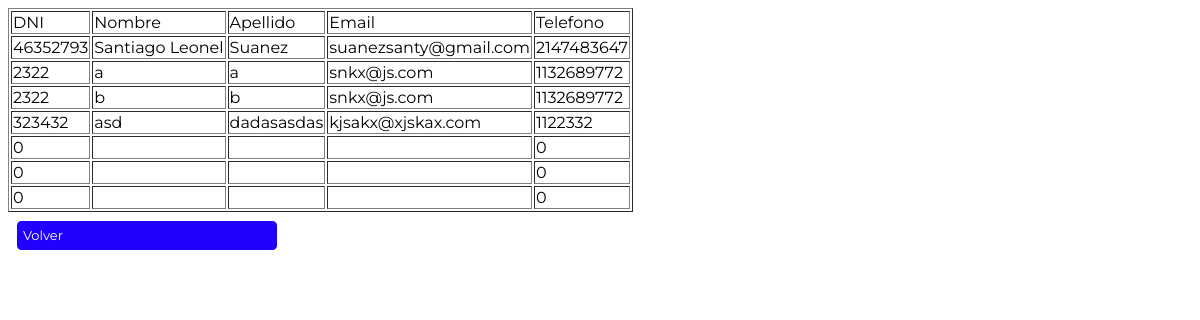
The page /pages/index-tabla-profesores.php on the database its author committed.
### tables this page shows
CREATE TABLE `profesores` (
  `idDocente` int(20) NOT NULL,
  `Nombre` text NOT NULL,
  `Apellido` text NOT NULL,
  `nacionalidad` varchar(24) NOT NULL,
  `DNI` int(8) NOT NULL,
  `cuil` int(12) NOT NULL,
  `Edad` int(5) NOT NULL,
  `Fecha de nacimiento` date NOT NULL,
  `Numero de telefono` int(11) NOT NULL,
  `Numero de celular` int(11) NOT NULL,
  `domicilio` varchar(32) NOT NULL,
  `domicilio_piso` int(4) NOT NULL,
  `domicilio_depto` int(4) NOT NULL,
  `localidad` varchar(24) NOT NULL,
  `partido` varchar(24) NOT NULL,
  `Mail` text NOT NULL,
  `mailAbc` varchar(32) NOT NULL,
  `Titulo` text NOT NULL,
  `legajo` int(12) NOT NULL,
  `files` int(11) NOT NULL,
  `Fecha de ingreso` date NOT NULL,
  `estado` enum('Activo','No Activo') NOT NULL
);

### pages/index-tabla-profesores.php (the view, shortened to what this page needs)
<?php
$user = "root";
$pass = "";
$host = "localhost";
$datab = "gestion de alumnos";
  $conexion=mysqli_connect($host,$user,$pass,$datab)
  or die("Problemas al conectar");
?>
<!DOCTYPE html>
<html lang="en">
  <head>
    <link rel="stylesheet" href="../css/style.css" />
  </head>
  <body>
    <table border="1">
      <tr>
        <td>
          DNI
        </td>
        <td>
         Nombre
        </td>
        <td>
         Apellido
        </td>
        <td>
         Email
        </td>
        <td>
          Telefono
        </td>
      </tr>
      <?php
        $sql="SELECT * from profesores";
        $result=mysqli_query($conexion,$sql);
        while($mostrar=mysqli_fetch_array($result)){
         ?>
          <tr>
            <td><?php echo $mostrar['DNI'] ?></td>
            <td><?php echo $mostrar['Nombre'] ?></td>
            <td><?php echo $mostrar['Apellido'] ?></td>
            <td><?php echo $mostrar['Mail'] ?></td>
            <td><?php echo $mostrar['Numero de telefono'] ?></td>
          </tr>
          <?php
         }
          ?>
    </table>
    <a href="../../index.html">Volver</a>
  </body>
</html>

### css/style.css (style rules this page uses)
body { font-family: "Montserrat", ui-sans-serif, system-ui, -apple-system, BlinkMacSystemFont, "Segoe UI", Roboto, "Helvetica Neue", Arial, "Noto Sans", sans-serif, "Apple Color Emoji", "Segoe UI Emoji", "Segoe UI Symbol", "Noto Color Emoji"; }
a { text-decoration: none; color: white; cursor: pointer; font-family: "Montserrat", ui-sans-serif, system-ui, -apple-system, BlinkMacSystemFont, "Segoe UI", Roboto, "Helvetica Neue", Arial, "Noto Sans", sans-serif, "Apple Color Emoji", "Segoe UI Emoji", "Segoe UI Symbol", "Noto Color Emoji"; font-size: small; border: solid 0.2em; border-radius: 0.5em; width: 19em; padding: 0.5em; margin: 0.5em; display: inline-block; justify-content: center; background-color: #2000ffff; }

### rows shown on the page
profesores: DNI "46352793", Nombre "Santiago Leonel", Apellido "Suanez", Mail "suanezsanty@gmail.com", Numero de telefono "2147483647"
profesores: DNI "2322", Nombre "a", Apellido "a", Mail "snkx@js.com", Numero de telefono "1132689772"
profesores: DNI "2322", Nombre "b", Apellido "b", Mail "snkx@js.com", Numero de telefono "1132689772"
profesores: DNI "323432", Nombre "asd", Apellido "dadasasdas", Mail "kjsakx@xjskax.com", Numero de telefono "1122332"
profesores: DNI "0", Numero de telefono "0"
profesores: DNI "0", Numero de telefono "0"
profesores: DNI "0", Numero de telefono "0"
